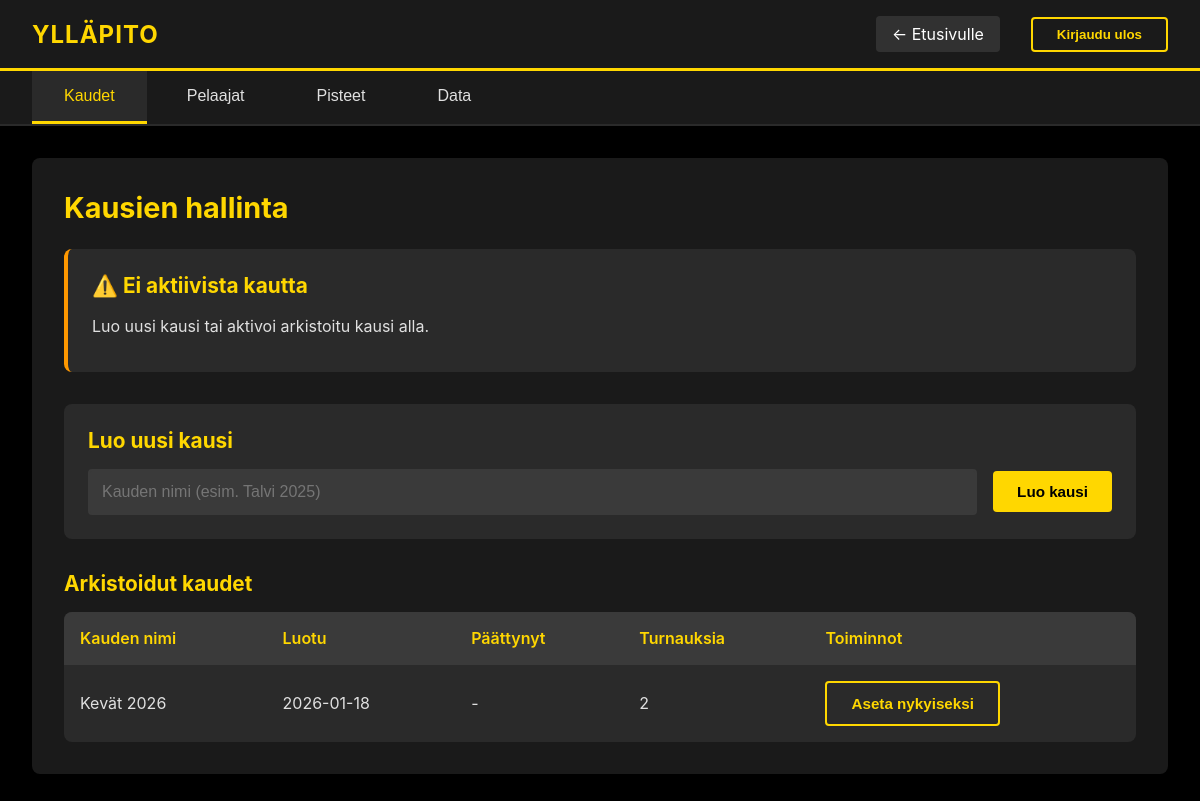
The page /admin (signed in) on the database its author committed.
### tables this page shows
CREATE TABLE seasons (
            id INTEGER PRIMARY KEY AUTOINCREMENT,
            name TEXT NOT NULL UNIQUE,
            is_current BOOLEAN DEFAULT 0,
            created_at TIMESTAMP DEFAULT CURRENT_TIMESTAMP,
            ended_at TIMESTAMP NULL
        );

### app.py (the view, shortened to what this page needs)
@app.route('/admin')
def admin_dashboard():
    db = get_db()
    edit_tournament_id = request.args.get('edit', type=int)
    current_season = get_current_season(db)
    archived_seasons = db.execute("""
        SELECT
            s.*,
            COUNT(t.id) as tournament_count
        FROM seasons s
        LEFT JOIN tournaments t ON s.id = t.season_id
        WHERE s.is_current = 0
        GROUP BY s.id
        ORDER BY s.ended_at DESC, s.created_at DESC
    """).fetchall()
    current_tournament_count = 0
    current_season_tournaments = []
    players = []
    return render_template('admin_dashboard.html',
                          current_season=current_season,
                          current_tournament_count=current_tournament_count,
                          current_season_tournaments=current_season_tournaments,
                          players=players,
                          archived_seasons=archived_seasons,
                          active_tab='seasons',
                          edit_tournament_id=edit_tournament_id)

### app.py (called while the page is built)
def get_current_season(db):
    return db.execute(
        "SELECT * FROM seasons WHERE is_current = 1"
    ).fetchone()

@app.before_request
def check_admin_session():
    if request.path.startswith('/admin') and request.path not in ['/admin/login', '/admin/setup']:
        if not session.get('logged_in_as_admin'):
            return redirect('/admin/login')
        last_activity_str = session.get('last_activity')
        if last_activity_str:
            last_activity = datetime.fromisoformat(last_activity_str)
            if datetime.now() - last_activity > timedelta(minutes=30):
                session.clear()
                flash('Session expired. Please log in again.')
                return redirect('/admin/login')
        session['last_activity'] = datetime.now().isoformat()

### database.py (called while the page is built)
def get_db():
    try:
        from flask import current_app
        db_path = current_app.config.get('DATABASE', DATABASE)
    except (ImportError, RuntimeError):
        db_path = DATABASE
    uri_mode = db_path.startswith('file:')
    conn = sqlite3.connect(db_path, uri=uri_mode)
    conn.row_factory = sqlite3.Row  # Returns rows as dictionaries
    return conn

### templates/admin_dashboard.html (shortened to what this page needs)
<!DOCTYPE html>
<html lang="fi">
<head>
    <link rel="stylesheet" href="{{ url_for('static', filename='css/admin.css') }}">
</head>
<body>
    <header class="admin-header">
        <div class="admin-logo">
            YLLÄPITO
        </div>
        <div class="admin-header-right">
            <a href="{{ url_for('index') }}" style="margin-right: 15px; color: #fff; text-decoration: none; padding: 8px 16px; background: rgba(255,255,255,0.1); border-radius: 4px; display: inline-block;">
                ← Etusivulle
            </a>
            <form method="POST" action="/admin/logout" style="margin: 0; display: inline-block;">
                <button type="submit" class="logout-btn">Kirjaudu ulos</button>
            </form>
        </div>
    </header>
    <nav class="tab-nav">
        <button class="tab-btn {{ 'active' if active_tab == 'seasons' or not active_tab else '' }}" data-tab="seasons">Kaudet</button>
        <button class="tab-btn {{ 'active' if active_tab == 'players' else '' }}" data-tab="players-tab">Pelaajat</button>
        <button class="tab-btn" data-tab="points">Pisteet</button>
        <button class="tab-btn" data-tab="data">Data</button>
    </nav>
    <main class="admin-container">
        <div id="seasons" class="tab-content {{ 'active' if active_tab == 'seasons' or not active_tab else '' }}">
            <div class="tab-panel">
                <h2>Kausien hallinta</h2>
                {% if current_season %}
                <div class="season-card current">
                    <h3>🏆 Nykyinen kausi: {{ current_season.name }}</h3>
                    <p>Luotu: {{ current_season.created_at[:10] }}</p>
                    <p>Turnauksia: {{ current_tournament_count }}</p>
                    <form method="POST" action="/admin/seasons/end-current" onsubmit="return confirm('Lopeta {{ current_season.name }}? Voit aktivoida sen uudelleen tai luoda uuden kauden myöhemmin.');">
                        <input type="hidden" name="csrf_token" value="{{ csrf_token() }}">
                        <button type="submit" class="btn-warning">Lopeta nykyinen kausi</button>
                    </form>
                </div>
                {% else %}
                <div class="season-card no-season">
                    <h3>⚠️ Ei aktiivista kautta</h3>
                    <p>Luo uusi kausi tai aktivoi arkistoitu kausi alla.</p>
                </div>
                {% endif %}
                <div class="create-season-form">
                    <h3>Luo uusi kausi</h3>
                    <form method="POST" action="/admin/seasons/create">
                        <input type="text" name="season_name" placeholder="Kauden nimi (esim. Talvi 2025)" maxlength="100" required>
                        <button type="submit" class="btn-primary">Luo kausi</button>
                    </form>
                </div>
                {% if archived_seasons %}
                <div class="archived-seasons">
                    <h3>Arkistoidut kaudet</h3>
                    <table class="admin-table">
                        <thead>
                            <tr>
                                <th>Kauden nimi</th>
                                <th>Luotu</th>
                                <th>Päättynyt</th>
                                <th>Turnauksia</th>
                                <th>Toiminnot</th>
                            </tr>
                        </thead>
                        <tbody>
                            {% for season in archived_seasons %}
                            <tr>
                                <td>{{ season.name }}</td>
                                <td>{{ season.created_at[:10] }}</td>
                                <td>{{ season.ended_at[:10] if season.ended_at else '-' }}</td>
                                <td>{{ season.tournament_count }}</td>
                                <td>
                                    <form method="POST" action="/admin/seasons/{{ season.id }}/activate" style="display:inline;" onsubmit="return confirm('Aseta {{ season.name }} nykyiseksi kaudeksi?');">
                                        <button type="submit" class="btn-secondary">Aseta nykyiseksi</button>
                                    </form>
                                </td>
                            </tr>
                            {% endfor %}
                        </tbody>
                    </table>
                </div>
                {% endif %}
            </div>
        </div>
    </main>
</body>
</html>

### static/css/admin.css (style rules this page uses)
:root { --black: #000000; --dark-gray: #1a1a1a; --medium-gray: #2a2a2a; --light-gray: #3a3a3a; --yellow: #FFD700; --yellow-hover: #FFC700; --yellow-dark: #CCAA00; --white: #ffffff; --text-light: #e0e0e0; --success-green: #22c55e; --warning-orange: #ff9800; --warning-orange-dark: #f57c00; --neutral-gray: #6b7280; --empty-state-gray: #888888; }
* { margin: 0; padding: 0; box-sizing: border-box; }
body { font-family: -apple-system, BlinkMacSystemFont, 'Segoe UI', Roboto, Oxygen, Ubuntu, Cantarell, sans-serif; background-color: var(--black); color: var(--text-light); min-height: 100vh; }
.admin-header { background-color: var(--dark-gray); border-bottom: 3px solid var(--yellow); padding: 1rem 2rem; display: flex; justify-content: space-between; align-items: center; }
.admin-logo { font-size: 1.5rem; font-weight: bold; color: var(--yellow); letter-spacing: 1px; }
.admin-header-right { display: flex; align-items: center; gap: 1rem; }
.logout-btn { background-color: transparent; color: var(--yellow); border: 2px solid var(--yellow); padding: 0.5rem 1.5rem; border-radius: 4px; cursor: pointer; font-weight: 600; transition: all 0.3s ease; text-decoration: none; display: inline-block; }
.tab-nav { background-color: var(--dark-gray); border-bottom: 2px solid var(--medium-gray); padding: 0 2rem; display: flex; gap: 0.5rem; }
.tab-btn { background-color: transparent; color: var(--text-light); border: none; padding: 1rem 2rem; cursor: pointer; font-size: 1rem; font-weight: 500; transition: all 0.3s ease; border-bottom: 3px solid transparent; position: relative; }
.tab-btn.active { color: var(--yellow); border-bottom-color: var(--yellow); background-color: var(--medium-gray); }
.admin-container { max-width: 1200px; margin: 0 auto; padding: 2rem; }
.tab-content { display: none; }
.tab-content.active { display: block; }
.tab-panel { background-color: var(--dark-gray); border-radius: 8px; padding: 2rem; min-height: 400px; }
.tab-panel h2 { color: var(--yellow); margin-bottom: 1.5rem; font-size: 1.8rem; }
.tab-panel p { color: var(--text-light); line-height: 1.6; }
.season-card { background-color: var(--medium-gray); border-radius: 8px; padding: 1.5rem; margin-bottom: 2rem; border-left: 4px solid var(--yellow); }
.season-card.no-season { border-left-color: var(--warning-orange); }
.season-card h3 { color: var(--yellow); margin-bottom: 1rem; font-size: 1.3rem; }
.season-card p { color: var(--text-light); margin-bottom: 0.5rem; }
.btn-primary, .btn-secondary, .btn-warning, .btn-danger { padding: 0.75rem 1.5rem; border: none; border-radius: 4px; cursor: pointer; font-weight: 600; font-size: 0.95rem; transition: all 0.3s ease; text-decoration: none; display: inline-block; }
.btn-primary { background-color: var(--yellow); color: var(--black); }
.btn-secondary { background-color: var(--medium-gray); color: var(--yellow); border: 2px solid var(--yellow); }
.create-season-form { background-color: var(--medium-gray); border-radius: 8px; padding: 1.5rem; margin-bottom: 2rem; }
.create-season-form h3 { color: var(--yellow); margin-bottom: 1rem; font-size: 1.3rem; }
.create-season-form form { display: flex; gap: 1rem; align-items: center; }
.create-season-form input[type="text"] { flex: 1; padding: 0.75rem; background-color: var(--light-gray); border: 2px solid var(--light-gray); border-radius: 4px; color: var(--text-light); font-size: 1rem; }
.admin-table { width: 100%; border-collapse: collapse; background-color: var(--medium-gray); border-radius: 8px; overflow: hidden; }
.admin-table thead { background-color: var(--light-gray); }
.admin-table th, .admin-table td { padding: 1rem; text-align: left; border-bottom: 1px solid var(--light-gray); }
.admin-table th { color: var(--yellow); font-weight: 600; }
.admin-table td { color: var(--text-light); }
.admin-table tbody tr:last-child td { border-bottom: none; }
.archived-seasons { margin-top: 2rem; }
.archived-seasons h3 { color: var(--yellow); margin-bottom: 1rem; font-size: 1.3rem; }

### rows shown on the page
seasons: name "Kevät 2026", created_at "2026-01-18", ended_at "-", tournament_count "2"
